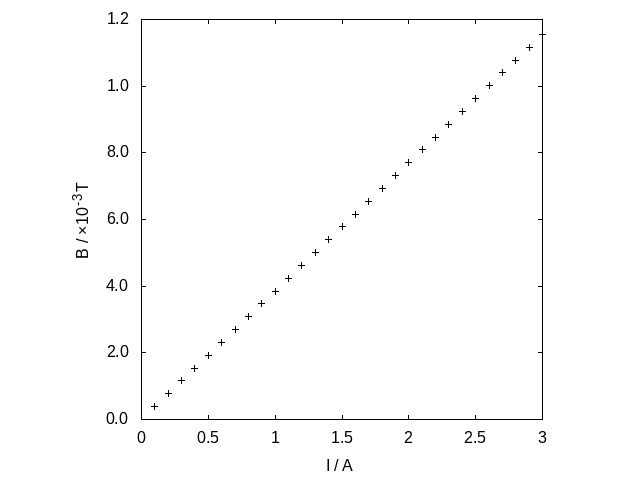

The gnuplot source for this figure:
set terminal png
set output 'helmholtz.png'

set size square
set format y "%.1t"

set xlabel 'I / A'
set ylabel 'B / ×10^{-3}T'

plot "helmholtz.dat" notitle lt 15 lc black

